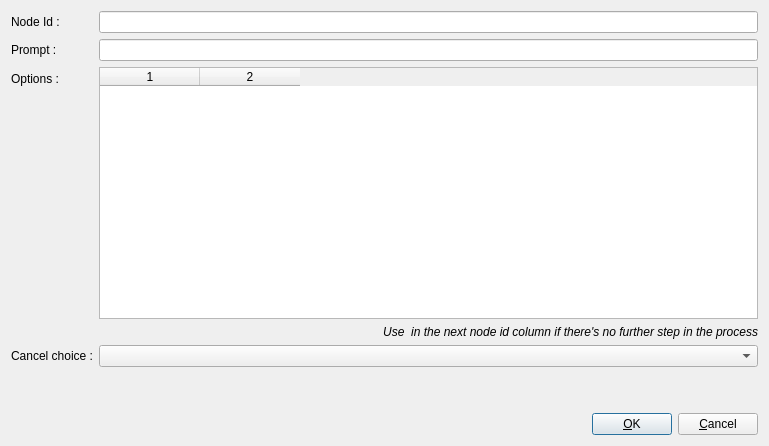
<?xml version="1.0" encoding="UTF-8"?>
<ui version="4.0">
 <class>editConversationChoiceFormClass</class>
 <widget class="QDialog" name="editConversationChoiceFormClass">
  <property name="geometry">
   <rect>
    <x>0</x>
    <y>0</y>
    <width>769</width>
    <height>446</height>
   </rect>
  </property>
  <property name="minimumSize">
   <size>
    <width>433</width>
    <height>160</height>
   </size>
  </property>
  <property name="maximumSize">
   <size>
    <width>16777215</width>
    <height>16777215</height>
   </size>
  </property>
  <property name="baseSize">
   <size>
    <width>0</width>
    <height>0</height>
   </size>
  </property>
  <property name="windowTitle">
   <string>Edit Conversation Choice</string>
  </property>
  <layout class="QVBoxLayout" name="verticalLayout">
   <item>
    <layout class="QFormLayout" name="formLayout_3">
     <item row="0" column="0">
      <widget class="QLabel" name="labelNodeId">
       <property name="text">
        <string>Node Id :</string>
       </property>
      </widget>
     </item>
     <item row="0" column="1">
      <layout class="QHBoxLayout" name="horizontalLayout_2">
       <item>
        <widget class="QLineEdit" name="lineEditId"/>
       </item>
      </layout>
     </item>
     <item row="1" column="0">
      <widget class="QLabel" name="labelPrompt">
       <property name="text">
        <string>Prompt :</string>
       </property>
      </widget>
     </item>
     <item row="1" column="1">
      <widget class="QLineEdit" name="lineEditPrompt"/>
     </item>
     <item row="2" column="0">
      <widget class="QLabel" name="labelOptions">
       <property name="text">
        <string>Options :</string>
       </property>
      </widget>
     </item>
     <item row="2" column="1">
      <widget class="QTableWidget" name="tableWidgetChoices">
       <property name="columnCount">
        <number>2</number>
       </property>
       <column/>
       <column/>
      </widget>
     </item>
     <item row="3" column="1">
      <widget class="QLabel" name="label">
       <property name="sizePolicy">
        <sizepolicy hsizetype="Expanding" vsizetype="Preferred">
         <horstretch>0</horstretch>
         <verstretch>0</verstretch>
        </sizepolicy>
       </property>
       <property name="font">
        <font>
         <italic>true</italic>
        </font>
       </property>
       <property name="text">
        <string>Use &lt;stop&gt; in the next node id column if there's no further step in the process</string>
       </property>
       <property name="alignment">
        <set>Qt::AlignRight|Qt::AlignTrailing|Qt::AlignVCenter</set>
       </property>
      </widget>
     </item>
     <item row="4" column="0">
      <widget class="QLabel" name="labelCancelChoice">
       <property name="text">
        <string>Cancel choice :</string>
       </property>
      </widget>
     </item>
     <item row="4" column="1">
      <widget class="QComboBox" name="comboBoxCancelChoice"/>
     </item>
    </layout>
   </item>
   <item>
    <spacer name="verticalSpacer">
     <property name="orientation">
      <enum>Qt::Vertical</enum>
     </property>
     <property name="sizeType">
      <enum>QSizePolicy::Preferred</enum>
     </property>
     <property name="sizeHint" stdset="0">
      <size>
       <width>20</width>
       <height>40</height>
      </size>
     </property>
    </spacer>
   </item>
   <item>
    <layout class="QHBoxLayout" name="horizontalLayout">
     <item>
      <spacer name="horizontalSpacer">
       <property name="orientation">
        <enum>Qt::Horizontal</enum>
       </property>
       <property name="sizeHint" stdset="0">
        <size>
         <width>40</width>
         <height>20</height>
        </size>
       </property>
      </spacer>
     </item>
     <item>
      <widget class="QPushButton" name="pushButtonOK">
       <property name="text">
        <string>&amp;OK</string>
       </property>
       <property name="icon">
        <iconset resource="../res/global.qrc">
         <normaloff>:/commonEditor.UI/res/dialog-ok.svg</normaloff>:/commonEditor.UI/res/dialog-ok.svg</iconset>
       </property>
       <property name="autoDefault">
        <bool>false</bool>
       </property>
       <property name="default">
        <bool>true</bool>
       </property>
      </widget>
     </item>
     <item>
      <widget class="QPushButton" name="pushButtonCancel">
       <property name="text">
        <string>&amp;Cancel</string>
       </property>
       <property name="icon">
        <iconset resource="../res/global.qrc">
         <normaloff>:/commonEditor.UI/res/dialog-close.svg</normaloff>:/commonEditor.UI/res/dialog-close.svg</iconset>
       </property>
      </widget>
     </item>
    </layout>
   </item>
  </layout>
 </widget>
 <tabstops>
  <tabstop>lineEditId</tabstop>
  <tabstop>lineEditPrompt</tabstop>
  <tabstop>tableWidgetChoices</tabstop>
  <tabstop>comboBoxCancelChoice</tabstop>
  <tabstop>pushButtonOK</tabstop>
  <tabstop>pushButtonCancel</tabstop>
 </tabstops>
 <resources>
  <include location="../res/global.qrc"/>
 </resources>
 <connections/>
</ui>
